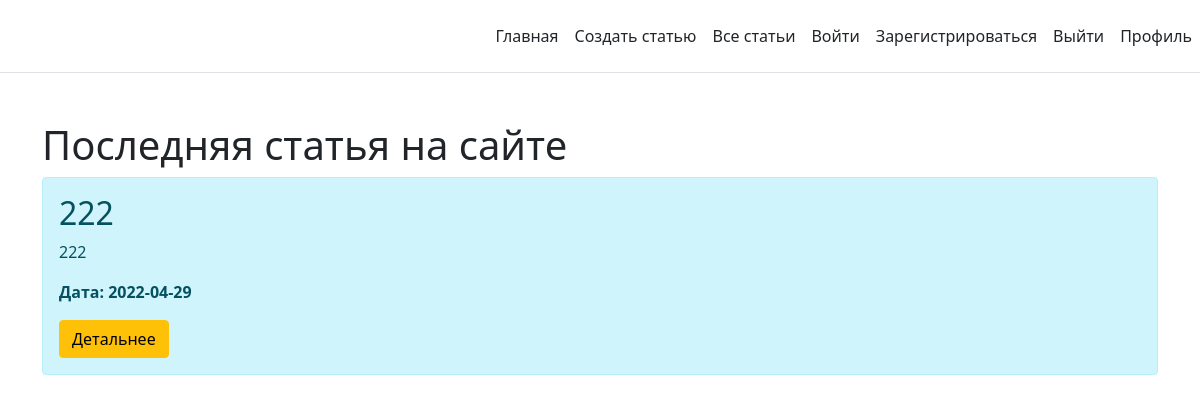
Before: / with the older database file.
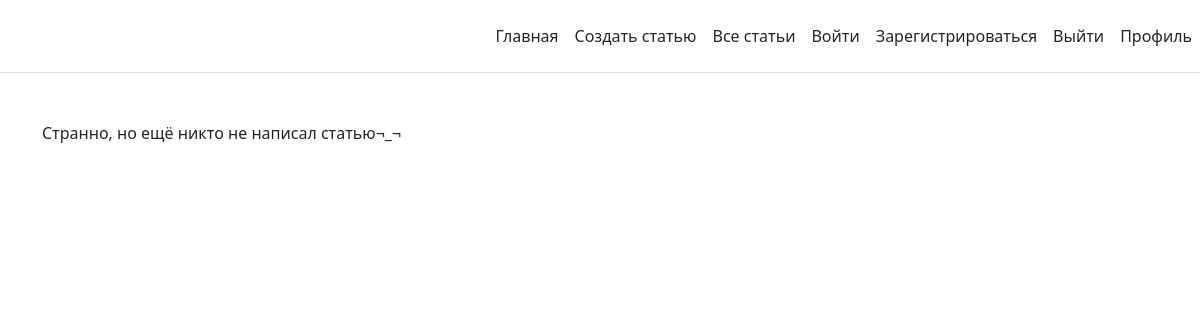
After: the same page with the newer database file.
### app.py (models this page shows)
class Article(db.Model):
    id = db.Column(db.Integer, primary_key=True)
    title = db.Column(db.String(100), nullable=False)
    intro = db.Column(db.String(300), nullable=False)
    text = db.Column(db.Text, nullable=False)
    date = db.Column(db.DateTime, default=datetime.utcnow)
    author = db.Column(db.String(20), nullable=False)
    update_author = db.Column(db.String(20), nullable=True)

### app.py (the view)
@app.route('/')
def index():
    return render_template("index.html", one_article=Article.query.order_by(Article.date.desc()).first())

### templates/index.html (shortened to what this page needs)
{% extends 'base.html' %}
{% block body %}
<div class="container mt-5">
    {% if one_article %}
    <h1>Последняя статья на сайте</h1>
        <div class="alert alert-info">
            <h2>{{ one_article.title }}</h2>
            <p>{{ one_article.intro }}</p>
            <p><b>Дата: {{ one_article.date.date() }}</b></p>
            <a href="/posts/{{ one_article.id }}" class="btn btn-warning">Детальнее</a>
        </div>
    {% else %}
    <p>Странно, но ещё никто не написал статью¬_¬</p>
    {% endif %}
</div>
{% endblock %}

Changed rows visible on the page:
removed Article: title "222", intro "222", date "2022-04-29"
Other visible differences:
text no longer shown: "Последняя статья на сайте Дата: Детальнее"
text now shown: "Странно, но ещё никто не написал статью¬_¬"
